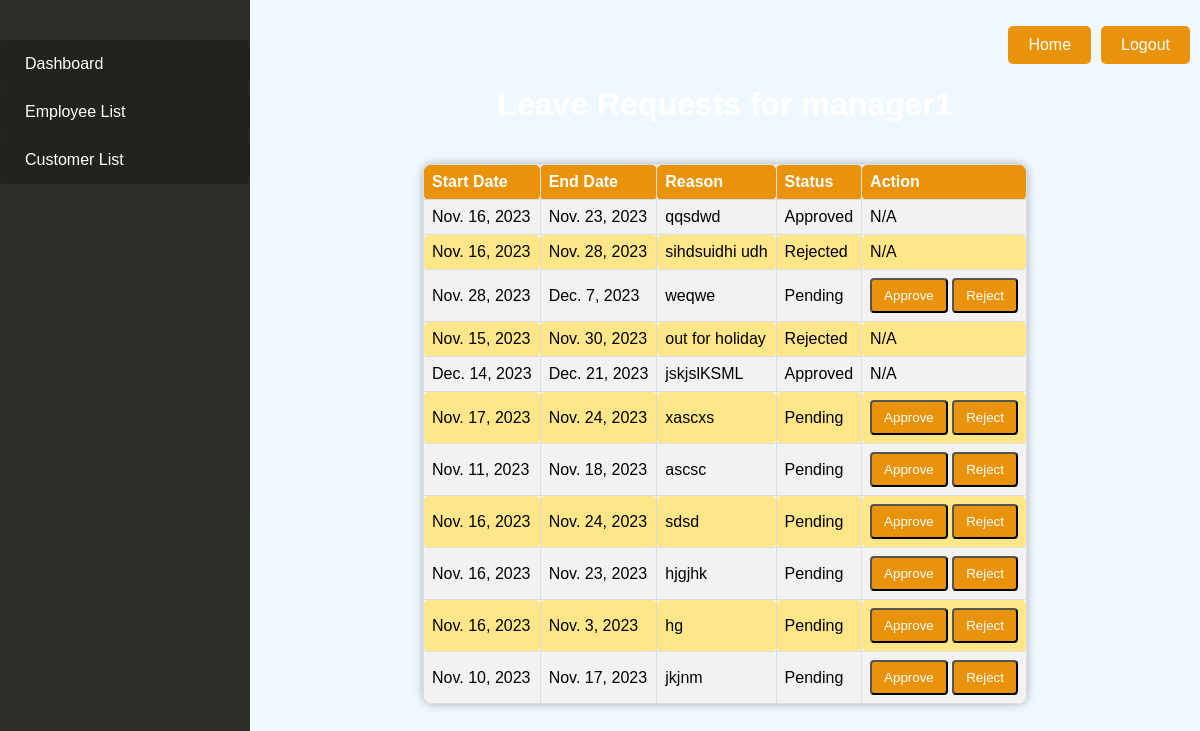
/menu/view_leave_requests/8/, run on the app's committed database.
### manager/models.py (models this page shows)
class LeaveRequest(models.Model):
    emp_id = models.PositiveIntegerField()
    start_date = models.DateField()
    end_date = models.DateField()
    reason = models.TextField()
    status = models.CharField(max_length=10, default='Pending')  # Status can be 'Pending', 'Approved', or 'Rejected'

### manager/views.py (the view, shortened to what this page needs)
# urls.py: path('view_leave_requests/<int:emp_id>/', view_leave_requests, name='view_leave_requests'),
def view_leave_requests(request, emp_id):
    employee = get_object_or_404(Employee, emp_id=emp_id)
    leave_requests = LeaveRequest.objects.filter(emp_id=emp_id)
    return render(request, 'manager/view_leave_requests.html', {'employee': employee, 'leave_requests': leave_requests})

### manager/templates/manager/view_leave_requests.html (shortened to what this page needs)
<!DOCTYPE html>
<html lang="en">
<head>
</head>
<body>
    <header class="fixed-header">
        <nav>
            <ul class="nav-list">
                <li><a href="{% url 'home' %}">Home</a></li>
                <li><a href="{% url 'logout' %}">Logout</a></li>
            </ul>
        </nav>
    </header>
    <nav class="sidebar sidebar-offcanvas" id="sidebar">
        <ul class="nav">
            <li class="nav-item">
              <a class="nav-link" href= "{% url 'manager_dashboard' %}">
                <span class="menu-title">Dashboard</span>
              </a>
            </li>
            <li class="nav-item">
              <a class="nav-link" href="{% url 'employee_list' %}">
                <span class="menu-title">Employee List</span>
              </a>
            </li>
             <li class="nav-item">
              <a class="nav-link" href="{% url 'customer_list' %}">
                <span class="menu-title">Customer List</span>
              </a>
            </li>
          </ul>
    </nav>
    <div class="container " style="margin-left: 250px;">
        <div class="vstack g-5">
            <h1 style="font-family: Impact, Haettenschweiler, 'Arial Narrow Bold', sans-serif; margin-top: -10%;">Leave Requests for {{ employee.name }}</h1>
            <table>
                <thead>
                    <tr>
                        <th>Start Date</th>
                        <th>End Date</th>
                        <th>Reason</th>
                        <th>Status</th>
                        <th>Action</th>
                    </tr>
                </thead>
                <tbody>
                    {% for leave_request in leave_requests %}
                    <tr>
                        <td>{{ leave_request.start_date }}</td>
                        <td>{{ leave_request.end_date }}</td>
                        <td>{{ leave_request.reason }}</td>
                        <td>{{ leave_request.status }}</td>
                        <td>
                            {% if leave_request.status == 'Pending' %}
                                <form method="post" action="{% url 'view_leave_requests' emp_id=employee.emp_id %}">
                                    <button type="submit" name="action" value="approve">Approve</button>
                                    <button type="submit" name="action" value="reject">Reject</button>
                                </form>
                            {% else %}
                                N/A
                            {% endif %}
                        </td>
                    </tr>
                    {% endfor %}
                </tbody>
            </table>
        </div>
    </div>
</body>
</html>

### manager/templates/manager/view_leave_requests.html (style rules this page uses)
body { font-family: Arial, sans-serif; display: flex; align-items: center; justify-content: center; height: 100vh; margin: 0; background-color: #f0f8ff; background-image: url('/static/users/empbg.jpg'); background-size: cover; background-repeat: no-repeat; background-attachment: fixed; background-position: center center; position: relative; }
h1 { color: white; }
table { width: 100%; border-collapse: collapse; margin-top: 20px; border-radius: 10px; overflow: hidden; box-shadow: 0 0 10px rgba(0, 0, 0, 0.3); }
th, td { border: 1px solid #ddd; padding: 8px; text-align: left; border-radius: 5px; }
td { font-family:Verdana, Geneva, Tahoma, sans-serif }
tr:nth-child(even) { background-color: #ffe789; }
tr:nth-child(odd) { background-color: #f2f2f2; }
button { display: inline-block; padding: 8px 12px; background-color: #e9930a; color: white; text-decoration: none; border-radius: 4px; cursor: pointer; }
#sidebar { position: fixed; top: 0; left: 0; width: 250px; height: 100%; background: #21221cf1; color: #f8eded; overflow-y: auto; transition: all 0.3s; z-index: 200; }
#sidebar ul.nav { list-style: none; padding: 0; margin-top: 40px; }
#sidebar ul.nav li { margin: 0; padding: 0; }
#sidebar ul.nav li a { display: block; padding: 15px; text-decoration: none; color: #fff; background-color: #21221cf1; transition: background-color 0.3s; }
#sidebar ul.nav li span.menu-title { display: inline-block; }
a { display: inline-block; padding: 8px 12px; background-color: #e9930a; color: white; text-decoration: none; border-radius: 4px; }
th { background-color: #e9930a; color: white; font-family:Verdana, Geneva, Tahoma, sans-serif; }
.vstack { display: flex; flex-direction: column; align-items: center; justify-content: center; margin-top: 50px; }
.fixed-header { position: fixed; top: 0; left: 0; width: 100%; z-index: 100; color: #fff; padding: 10px 0; }
.nav-list { list-style: none; display: flex; justify-content: flex-end; padding: 0; }
.nav-list li { margin-right: 10px; }
.nav-list li a { display: inline-block; padding: 10px 20px; background-color: #e9930a; color: #fff; text-decoration: none; border-radius: 5px; transition: background-color 0.3s; }

### data on the page
LeaveRequest: start_date "Nov. 16, 2023", end_date "Nov. 23, 2023", reason "qqsdwd", status "Approved", shows "N/A"
LeaveRequest: start_date "Nov. 16, 2023", end_date "Nov. 28, 2023", reason "sihdsuidhi udh", status "Rejected", shows "N/A"
LeaveRequest: start_date "Nov. 28, 2023", end_date "Dec. 7, 2023", reason "weqwe", status "Pending"
LeaveRequest: start_date "Nov. 15, 2023", end_date "Nov. 30, 2023", reason "out for holiday", status "Rejected", shows "N/A"
LeaveRequest: start_date "Dec. 14, 2023", end_date "Dec. 21, 2023", reason "jskjslKSML", status "Approved", shows "N/A"
LeaveRequest: start_date "Nov. 17, 2023", end_date "Nov. 24, 2023", reason "xascxs", status "Pending"
LeaveRequest: start_date "Nov. 11, 2023", end_date "Nov. 18, 2023", reason "ascsc", status "Pending"
LeaveRequest: start_date "Nov. 16, 2023", end_date "Nov. 24, 2023", reason "sdsd", status "Pending"
LeaveRequest: start_date "Nov. 16, 2023", end_date "Nov. 23, 2023", reason "hjgjhk", status "Pending"
LeaveRequest: start_date "Nov. 16, 2023", end_date "Nov. 3, 2023", reason "hg", status "Pending"
LeaveRequest: start_date "Nov. 10, 2023", end_date "Nov. 17, 2023", reason "jkjnm", status "Pending"
